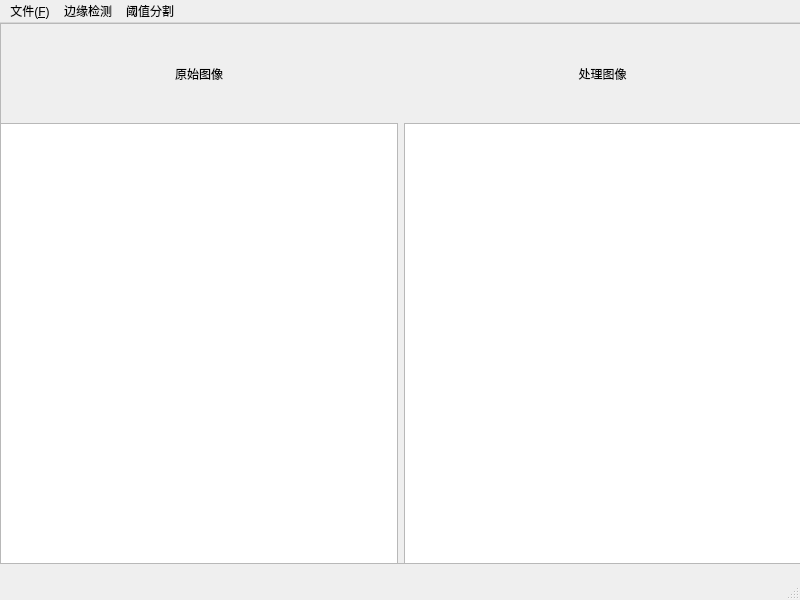
<?xml version="1.0" encoding="UTF-8"?>
<ui version="4.0">
 <class>MainWindow</class>
 <widget class="QMainWindow" name="MainWindow">
  <property name="geometry">
   <rect>
    <x>0</x>
    <y>0</y>
    <width>800</width>
    <height>600</height>
   </rect>
  </property>
  <property name="windowTitle">
   <string>数字图像</string>
  </property>
  <widget class="QWidget" name="centralwidget">
   <widget class="QFrame" name="frame">
    <property name="geometry">
     <rect>
      <x>0</x>
      <y>0</y>
      <width>801</width>
      <height>541</height>
     </rect>
    </property>
    <property name="frameShape">
     <enum>QFrame::StyledPanel</enum>
    </property>
    <property name="frameShadow">
     <enum>QFrame::Raised</enum>
    </property>
    <widget class="QWidget" name="horizontalLayoutWidget">
     <property name="geometry">
      <rect>
       <x>0</x>
       <y>100</y>
       <width>801</width>
       <height>441</height>
      </rect>
     </property>
     <layout class="QHBoxLayout" name="horizontalLayout_3">
      <item>
       <widget class="QGraphicsView" name="picview_source"/>
      </item>
      <item>
       <widget class="QGraphicsView" name="picview_result"/>
      </item>
     </layout>
    </widget>
    <widget class="QWidget" name="layoutWidget">
     <property name="geometry">
      <rect>
       <x>0</x>
       <y>0</y>
       <width>801</width>
       <height>101</height>
      </rect>
     </property>
     <layout class="QHBoxLayout" name="horizontalLayout_2">
      <item>
       <widget class="QLabel" name="label">
        <property name="text">
         <string>原始图像</string>
        </property>
        <property name="alignment">
         <set>Qt::AlignCenter</set>
        </property>
       </widget>
      </item>
      <item>
       <widget class="QLabel" name="label_2">
        <property name="text">
         <string>处理图像</string>
        </property>
        <property name="alignment">
         <set>Qt::AlignCenter</set>
        </property>
       </widget>
      </item>
     </layout>
    </widget>
   </widget>
  </widget>
  <widget class="QMenuBar" name="menubar">
   <property name="geometry">
    <rect>
     <x>0</x>
     <y>0</y>
     <width>800</width>
     <height>26</height>
    </rect>
   </property>
   <widget class="QMenu" name="menu">
    <property name="title">
     <string>文件(&amp;F)</string>
    </property>
    <addaction name="actionOpen_File"/>
    <addaction name="actionStorage_File"/>
   </widget>
   <widget class="QMenu" name="menu_2">
    <property name="title">
     <string>边缘检测</string>
    </property>
    <addaction name="action_sobel"/>
    <addaction name="action_prewitt"/>
    <addaction name="action_laplace"/>
   </widget>
   <widget class="QMenu" name="menu_3">
    <property name="title">
     <string>阈值分割</string>
    </property>
    <addaction name="action_genrate"/>
    <addaction name="action_LOG"/>
    <addaction name="action_maximus"/>
   </widget>
   <addaction name="menu"/>
   <addaction name="menu_2"/>
   <addaction name="menu_3"/>
  </widget>
  <widget class="QStatusBar" name="statusbar"/>
  <action name="actionss">
   <property name="text">
    <string>ss</string>
   </property>
  </action>
  <action name="actionOpen_File">
   <property name="checkable">
    <bool>false</bool>
   </property>
   <property name="text">
    <string>打开文件(&amp;O)</string>
   </property>
   <property name="toolTip">
    <string>Ctrl+O</string>
   </property>
  </action>
  <action name="actionStorage_File">
   <property name="text">
    <string>储存文件(&amp;S)</string>
   </property>
   <property name="toolTip">
    <string>Ctrl+S</string>
   </property>
  </action>
  <action name="action_sobel">
   <property name="text">
    <string>sobel</string>
   </property>
  </action>
  <action name="action_prewitt">
   <property name="text">
    <string>prewitt</string>
   </property>
  </action>
  <action name="action_laplace">
   <property name="text">
    <string>拉普拉斯</string>
   </property>
  </action>
  <action name="action_genrate">
   <property name="text">
    <string>迭代阈值</string>
   </property>
  </action>
  <action name="action_LOG">
   <property name="text">
    <string>LOG</string>
   </property>
  </action>
  <action name="action_maximus">
   <property name="text">
    <string>一维最大熵</string>
   </property>
  </action>
 </widget>
 <resources/>
 <connections>
  <connection>
   <sender>actionOpen_File</sender>
   <signal>triggered()</signal>
   <receiver>picview_source</receiver>
   <slot>update()</slot>
   <hints>
    <hint type="sourcelabel">
     <x>-1</x>
     <y>-1</y>
    </hint>
    <hint type="destinationlabel">
     <x>198</x>
     <y>346</y>
    </hint>
   </hints>
  </connection>
 </connections>
</ui>
